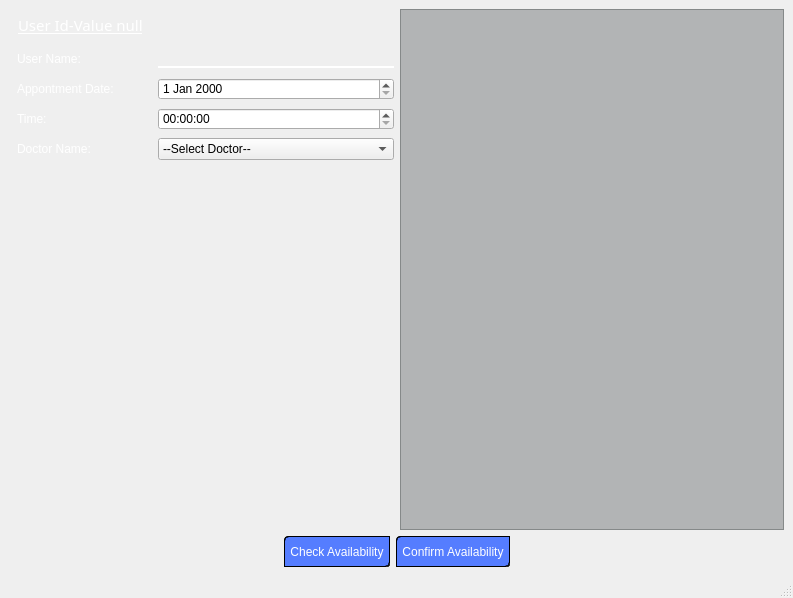
<?xml version="1.0" encoding="UTF-8"?>
<ui version="4.0">
 <class>MainWindow</class>
 <widget class="QMainWindow" name="MainWindow">
  <property name="geometry">
   <rect>
    <x>0</x>
    <y>0</y>
    <width>793</width>
    <height>598</height>
   </rect>
  </property>
  <property name="font">
   <font>
    <pointsize>10</pointsize>
   </font>
  </property>
  <property name="windowTitle">
   <string>Appointment Form</string>
  </property>
  <property name="styleSheet">
   <string notr="true">#centralwidget{
border-image: url(:/image/image_3.jpg);
}
QLabel{
color: rgb(255, 255, 255);
font: 11pt &quot;Myanmar Text&quot;;
padding: 5px;
}
QLineEdit{
background-color: rgba(0, 0, 0, 0);
color: rgb(255, 255, 255);
border: 2px solid grey;
border-top: 0px;
border-right: 0px;
border-left: 0px;
border-bottom-color: rgb(255, 255, 255);
}
QLineEdit:hover{
background-color: rgba(217, 217, 217, 50);
color: rgb(255, 255, 255);
border: 2px solid grey;
border-top: 0px;
border-right: 0px;
border-left: 0px;
border-bottom-color: rgb(255, 255, 255);
}
QPushButton{
background-color: rgb(85, 125, 255);
color: rgb(255, 255, 255);
border: 1px solid;
border-style: groove;
border-bottom-right-radius: 4px;
border-top-left-radius: 4px;
font: 11pt &quot;MS Reference Sans Serif&quot;;
}
QPushButton:hover:!pressed{
background-color: rgb(0, 85, 255);
color: rgb(255, 255, 255);
border: 1px solid;
border-style: outset;
border-bottom-right-radius: 8px;
border-top-left-radius: 8px;
font: 11pt &quot;MS Reference Sans Serif&quot;;
}
QPushButton:pressed:!hover{
color: rgb(255, 255, 255);
border: 1px solid;
border-style: groove;
border-bottom-right-radius: 4px;
border-top-left-radius: 4px;
font: 13pt &quot;MS Reference Sans Serif&quot;;
}
QRadioButton{
font: 10pt &quot;MS Reference Sans Serif&quot;;
color: rgb(255,255,255);
}

QListWidget {
    show-decoration-selected: 1; /* make the selection span the entire width of the view */
	color: rgb(238, 238, 236);
	font: 57 11pt &quot;Ubuntu&quot;;
}

QListWidget::item:alternate {
    background: #EEEEEE;
}

QListWidget::item:selected {
    border: 1px solid #6a6ea9;
}

QListWidget::item:selected:!active {
    background: qlineargradient(x1: 0, y1: 0, x2: 0, y2: 1,
                                stop: 0 #ABAFE5, stop: 1 #8588B2);
}

QListWidget::item:selected:active {
    background: qlineargradient(x1: 0, y1: 0, x2: 0, y2: 1,
                                stop: 0 #6a6ea9, stop: 1 #888dd9);
}

QListWidget::item:hover {
background-color: qlineargradient(spread:pad, x1:0, y1:0, x2:0, y2:1, stop:0 rgba(153, 209, 246, 255), stop:0.487562 rgba(72, 136, 139, 246), stop:0.810945 rgba(88, 161, 193, 255));
}</string>
  </property>
  <widget class="QWidget" name="centralwidget">
   <layout class="QGridLayout" name="gridLayout_3">
    <item row="0" column="0">
     <layout class="QGridLayout" name="gridLayout_2">
      <item row="0" column="0">
       <layout class="QGridLayout" name="gridLayout">
        <item row="3" column="0">
         <widget class="QLabel" name="label_4">
          <property name="text">
           <string>Time:</string>
          </property>
         </widget>
        </item>
        <item row="2" column="0">
         <widget class="QLabel" name="label_3">
          <property name="text">
           <string>Appontment Date:</string>
          </property>
         </widget>
        </item>
        <item row="4" column="1">
         <widget class="QComboBox" name="comboBox_docname">
          <item>
           <property name="text">
            <string>--Select Doctor--</string>
           </property>
          </item>
          <item>
           <property name="text">
            <string>Andy</string>
           </property>
          </item>
          <item>
           <property name="text">
            <string>Charlie</string>
           </property>
          </item>
         </widget>
        </item>
        <item row="4" column="0">
         <widget class="QLabel" name="label_5">
          <property name="text">
           <string>Doctor Name:</string>
          </property>
         </widget>
        </item>
        <item row="3" column="1">
         <widget class="QTimeEdit" name="timeEdit"/>
        </item>
        <item row="1" column="0">
         <widget class="QLabel" name="label_2">
          <property name="text">
           <string>User Name:</string>
          </property>
         </widget>
        </item>
        <item row="0" column="0">
         <widget class="QLabel" name="label_userId">
          <property name="font">
           <font>
            <family>Myanmar Text</family>
            <pointsize>11</pointsize>
            <weight>50</weight>
            <italic>false</italic>
            <bold>false</bold>
            <underline>true</underline>
           </font>
          </property>
          <property name="text">
           <string>User Id-Value null</string>
          </property>
         </widget>
        </item>
        <item row="2" column="1">
         <widget class="QDateEdit" name="dateEdit"/>
        </item>
        <item row="1" column="1">
         <widget class="QLineEdit" name="lineEdit_username">
          <property name="font">
           <font>
            <pointsize>10</pointsize>
           </font>
          </property>
          <property name="readOnly">
           <bool>true</bool>
          </property>
         </widget>
        </item>
        <item row="5" column="0" colspan="2">
         <spacer name="verticalSpacer">
          <property name="orientation">
           <enum>Qt::Vertical</enum>
          </property>
          <property name="sizeType">
           <enum>QSizePolicy::Expanding</enum>
          </property>
          <property name="sizeHint" stdset="0">
           <size>
            <width>20</width>
            <height>40</height>
           </size>
          </property>
         </spacer>
        </item>
       </layout>
      </item>
      <item row="0" column="1">
       <widget class="QListWidget" name="listwidget_userdetails">
        <property name="styleSheet">
         <string notr="true">background-color: rgba(46, 52, 54,80);</string>
        </property>
       </widget>
      </item>
     </layout>
    </item>
    <item row="1" column="0">
     <layout class="QHBoxLayout" name="horizontalLayout">
      <item>
       <spacer name="horizontalSpacer">
        <property name="orientation">
         <enum>Qt::Horizontal</enum>
        </property>
        <property name="sizeHint" stdset="0">
         <size>
          <width>40</width>
          <height>20</height>
         </size>
        </property>
       </spacer>
      </item>
      <item>
       <widget class="QPushButton" name="pushButton_check_availability">
        <property name="minimumSize">
         <size>
          <width>0</width>
          <height>31</height>
         </size>
        </property>
        <property name="styleSheet">
         <string notr="true">padding: 5px;</string>
        </property>
        <property name="text">
         <string>Check Availability</string>
        </property>
       </widget>
      </item>
      <item>
       <widget class="QPushButton" name="pushButton_confirm">
        <property name="minimumSize">
         <size>
          <width>0</width>
          <height>31</height>
         </size>
        </property>
        <property name="styleSheet">
         <string notr="true">padding: 5px;</string>
        </property>
        <property name="text">
         <string>Confirm Availability</string>
        </property>
       </widget>
      </item>
      <item>
       <spacer name="horizontalSpacer_2">
        <property name="orientation">
         <enum>Qt::Horizontal</enum>
        </property>
        <property name="sizeHint" stdset="0">
         <size>
          <width>40</width>
          <height>20</height>
         </size>
        </property>
       </spacer>
      </item>
     </layout>
    </item>
   </layout>
  </widget>
  <widget class="QStatusBar" name="statusbar"/>
 </widget>
 <resources>
  <include location="images/login_reg.qrc"/>
 </resources>
 <connections/>
</ui>
